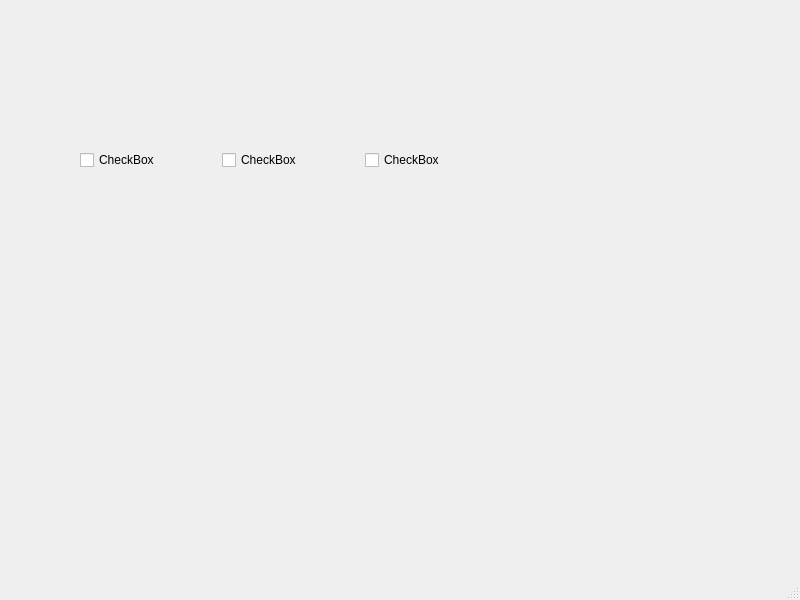
<?xml version="1.0" encoding="UTF-8"?>
<ui version="4.0">
 <class>MainWindow</class>
 <widget class="QMainWindow" name="MainWindow">
  <property name="geometry">
   <rect>
    <x>0</x>
    <y>0</y>
    <width>800</width>
    <height>600</height>
   </rect>
  </property>
  <property name="windowTitle">
   <string>MainWindow</string>
  </property>
  <widget class="QWidget" name="centralwidget">
   <widget class="QWidget" name="horizontalLayoutWidget">
    <property name="geometry">
     <rect>
      <x>80</x>
      <y>120</y>
      <width>421</width>
      <height>80</height>
     </rect>
    </property>
    <layout class="QHBoxLayout" name="horizontalLayout">
     <item>
      <widget class="QCheckBox" name="checkBox">
       <property name="text">
        <string>CheckBox</string>
       </property>
      </widget>
     </item>
     <item>
      <widget class="QCheckBox" name="checkBox_2">
       <property name="text">
        <string>CheckBox</string>
       </property>
      </widget>
     </item>
     <item>
      <widget class="QCheckBox" name="checkBox_3">
       <property name="text">
        <string>CheckBox</string>
       </property>
      </widget>
     </item>
    </layout>
   </widget>
  </widget>
  <widget class="QMenuBar" name="menubar">
   <property name="geometry">
    <rect>
     <x>0</x>
     <y>0</y>
     <width>800</width>
     <height>21</height>
    </rect>
   </property>
  </widget>
  <widget class="QStatusBar" name="statusbar"/>
 </widget>
 <resources/>
 <connections/>
</ui>
